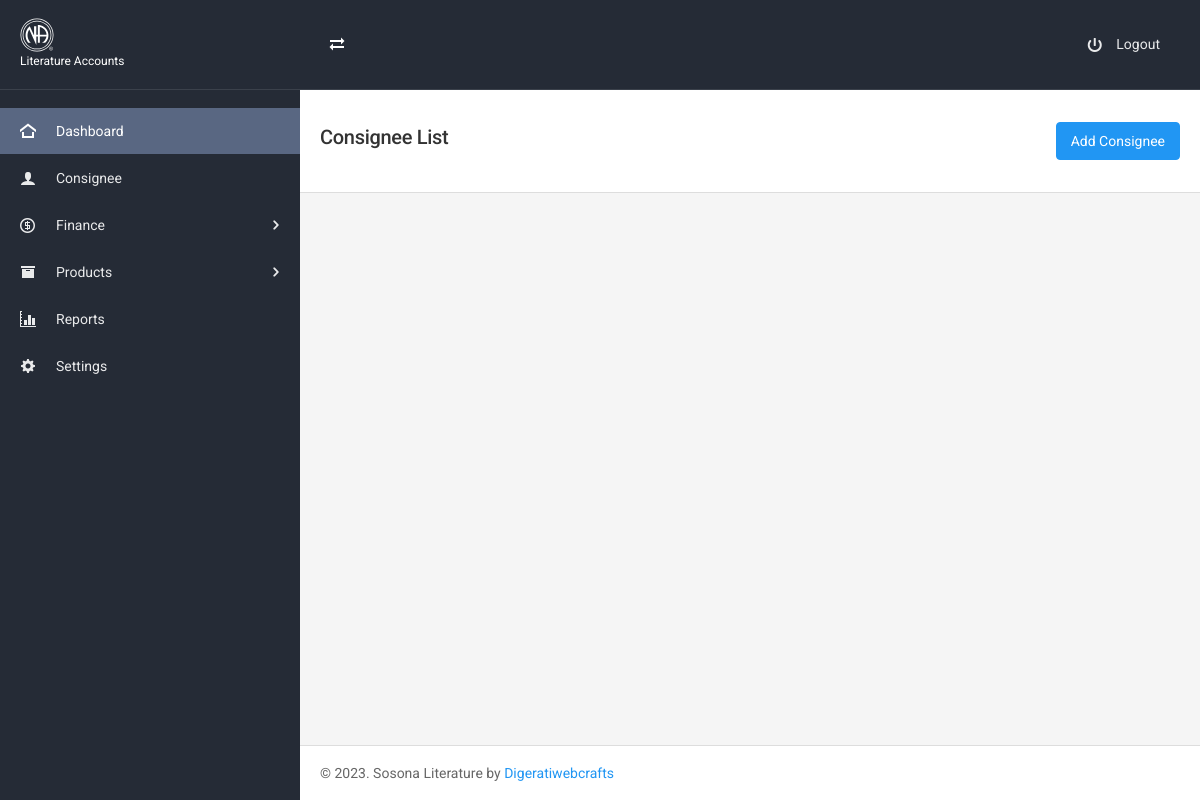
Page /consignee.php (signed in) on the earlier database version.
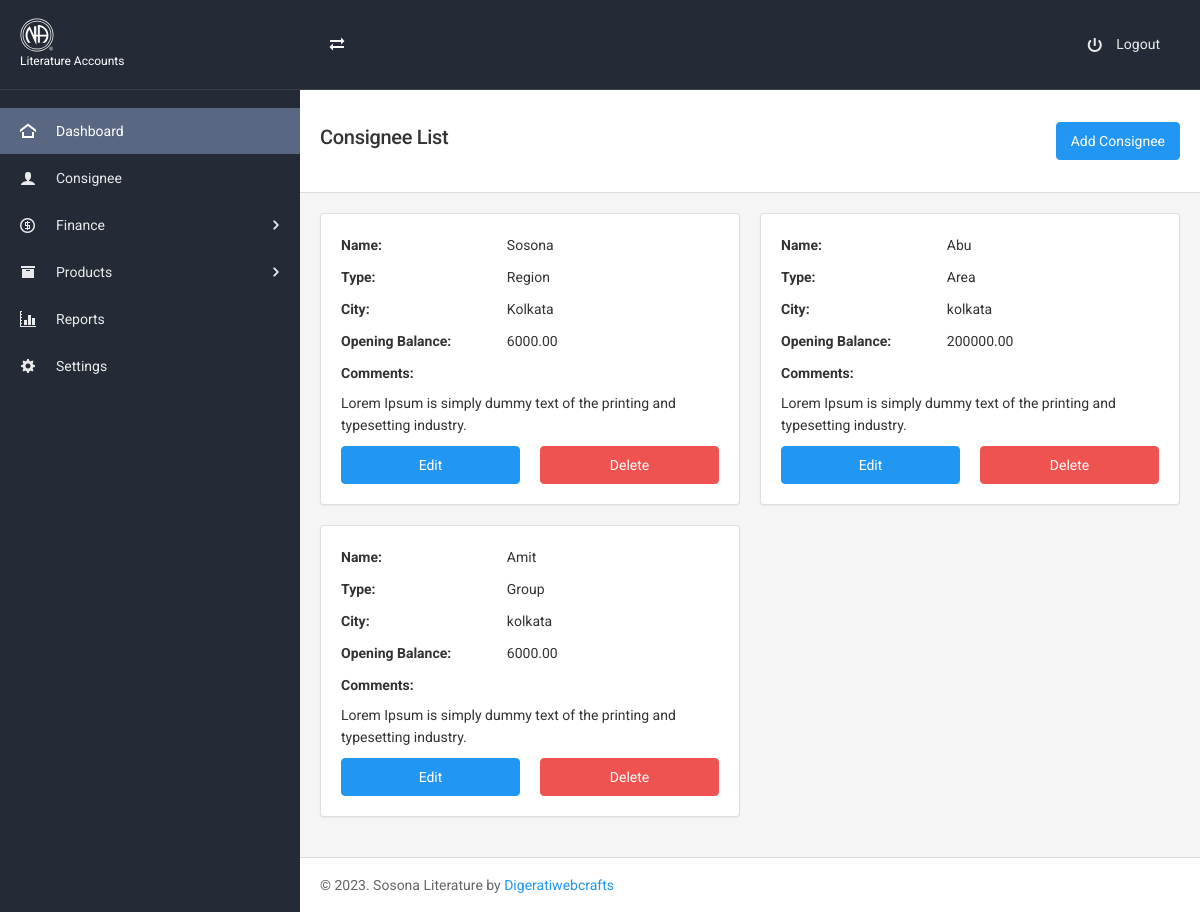
Same page on the later database version.
### tables this page shows
CREATE TABLE `consignee` (
  `id` int(11) NOT NULL,
  `name` varchar(255) NOT NULL,
  `entry_type` varchar(255) NOT NULL COMMENT '1=sosona,2=area,3=group',
  `city` varchar(255) NOT NULL,
  `opening_bal_amt` float(9,2) NOT NULL,
  `comments` longtext NOT NULL
);

### consignee.php (the view, shortened to what this page needs)
<?php
include "includes/header.php";
?>
<?php
include "includes/top-navbar.php";
 ?>
<div class="page-content">
    <?php
    include "includes/left-sidebar.php";
     ?>
    <div class="content-wrapper">
        <div class="content-inner">
            <div class="page-header page-header-light">
                <div class="page-header-content header-elements-lg-inline">
                    <div class="page-title d-flex w-100">
                        <h4 class="mr-auto"><span class="font-weight-semibold">Consignee List</span></h4>
                        <a href="consignee-add-edit.php" class="btn btn-primary">Add Consignee</a>
                    </div>
                </div>
            </div>
            <div class="content">
                <div class="row">
                      <?php
                      $sel="SELECT *  FROM  consignee";
                      $rs=$conn->query($sel);
                      while($row=$rs->fetch_assoc()){
                    ?>
                    <div class="col-sm-6">
                        <div class="card">
                            <div class="card-body">
                                <div class="row">
                                    <div class="col-sm-5">
                                       <label class="font-weight-bold">Name:</label>
                                    </div>
                                    <div class="col-sm-7">
                                       <p><?php echo $row['name']; ?></p>
                                    </div>
                                </div>
                                <div class="row">
                                    <div class="col-sm-5">
                                       <label class="font-weight-bold">Type:</label>
                                    </div>
                                    <div class="col-sm-7">
                                       <p><?php echo $row['entry_type']; ?></p>
                                    </div>
                                </div>
                                <div class="row">
                                    <div class="col-sm-5">
                                       <label class="font-weight-bold">City:</label>
                                    </div>
                                    <div class="col-sm-7">
                                       <p><?php echo $row['city']; ?></p>
                                    </div>
                                </div>
                                <div class="row">
                                    <div class="col-sm-5">
                                       <label class="font-weight-bold">Opening Balance:</label>
                                    </div>
                                    <div class="col-sm-7">
                                       <p><?php echo $row['opening_bal_amt']; ?></p>
                                    </div>
                                </div>
                                <div class="row">
                                    <div class="col-sm-12">
                                       <label class="font-weight-bold">Comments:</label>
                                    </div>
                                    <div class="col-sm-12">
                                       <p><?php echo $row['comments']; ?></p>
                                    </div>
                                </div>
                                <div class="row">
                                    <div class="col-sm-6 mb-2 mb-sm-0">
                                       <a href="consignee-add-edit.php?id=<?php echo $row['id'];?>" class="btn btn-primary w-100">Edit</a>
                                    </div>
                                    <div class="col-sm-6">
                                       <a href="#" class="btn btn-danger w-100" data-toggle="modal" data-target="#confirmDeletet<?php echo $row['id'] ?>">Delete</a>
                                    </div>
                                </div>
                            </div>
                        </div>
                    </div>
                    <?php
                    }
                    ?>
                </div>
            </div>
<?php include "includes/footer.php"; ?>

Differences in the rows shown:
added consignee: name "Sosona", entry_type "Region", city "Kolkata", opening_bal_amt "6000.00", comments "Lorem Ipsum is simply dummy text of the printing and typesetting industry."
added consignee: name "Abu", entry_type "Area", city "kolkata", opening_bal_amt "200000.00", comments "Lorem Ipsum is simply dummy text of the printing and typesetting industry."
added consignee: name "Amit", entry_type "Group", city "kolkata", opening_bal_amt "6000.00", comments "Lorem Ipsum is simply dummy text of the printing and typesetting industry."
